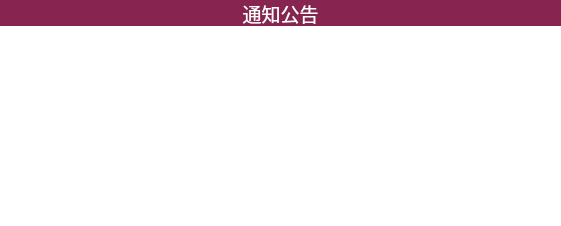
<?xml version="1.0" encoding="UTF-8"?>
<ui version="4.0">
 <class>NoticeWidget</class>
 <widget class="QWidget" name="NoticeWidget">
  <property name="geometry">
   <rect>
    <x>0</x>
    <y>0</y>
    <width>561</width>
    <height>226</height>
   </rect>
  </property>
  <property name="windowTitle">
   <string>Form</string>
  </property>
  <widget class="QLabel" name="title">
   <property name="geometry">
    <rect>
     <x>0</x>
     <y>0</y>
     <width>561</width>
     <height>26</height>
    </rect>
   </property>
   <property name="font">
    <font>
     <family>微软雅黑</family>
     <pointsize>14</pointsize>
     <weight>50</weight>
     <bold>false</bold>
    </font>
   </property>
   <property name="styleSheet">
    <string notr="true">background-color: rgb(135, 36, 79);
color:white</string>
   </property>
   <property name="text">
    <string>通知公告</string>
   </property>
   <property name="alignment">
    <set>Qt::AlignCenter</set>
   </property>
  </widget>
  <widget class="QListWidget" name="listWidget">
   <property name="geometry">
    <rect>
     <x>0</x>
     <y>26</y>
     <width>561</width>
     <height>201</height>
    </rect>
   </property>
   <property name="styleSheet">
    <string notr="true">QListWidget{
	border:none;
	background-color:rgb(255,255,255);
	color:black;
}
QListWidget:item{
	background-color:transparent;
	border:none;
	color:black;
}
QListWidget:item:!selected {
	background-color:transparent;
	border:none;
	color:black;
}

QListWidget:item:selected {
	background-color:transparent;
	border:none;
	color:black;
}
</string>
   </property>
   <property name="verticalScrollBarPolicy">
    <enum>Qt::ScrollBarAlwaysOff</enum>
   </property>
   <property name="horizontalScrollBarPolicy">
    <enum>Qt::ScrollBarAlwaysOff</enum>
   </property>
   <property name="sizeAdjustPolicy">
    <enum>QAbstractScrollArea::AdjustToContents</enum>
   </property>
   <property name="viewMode">
    <enum>QListView::ListMode</enum>
   </property>
  </widget>
 </widget>
 <resources/>
 <connections/>
</ui>
